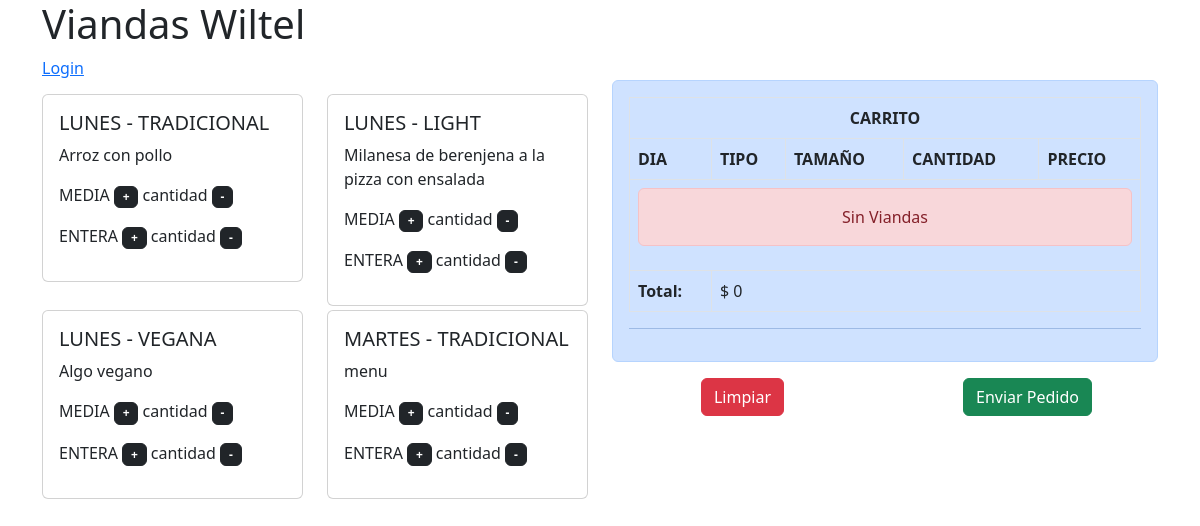
Before: / with the older database file.
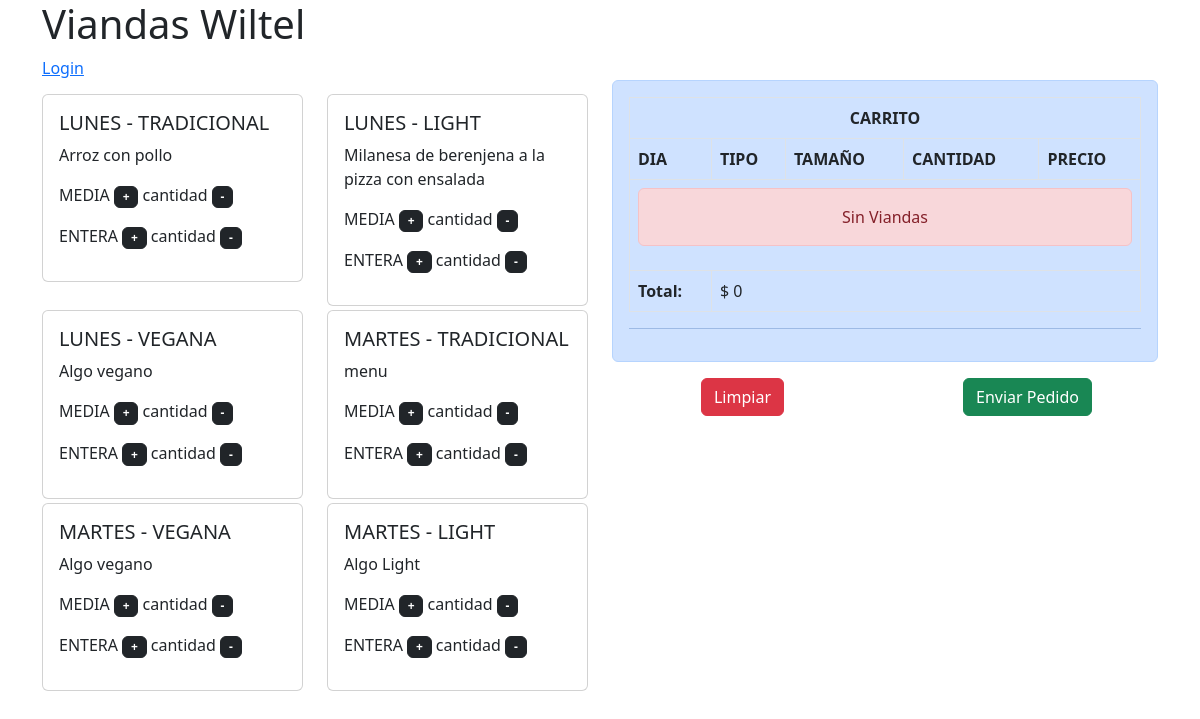
After: the same page with the newer database file.
### Cometela/models.py (models this page shows, shortened)
class Vianda(models.Model):
    DIAS = (
        ('LUNES', 'Lunes'),
        ('MARTES', 'Martes'),
        ('MIERCOLES', 'Miercoles'),
        ('JUEVES', 'Jueves')
    )
    dia = models.CharField(choices= DIAS, null=False, max_length=20)
    fecha = models.DateField(null=True)
    descripcion = models.CharField(max_length=250)
    Estados = (
        ('ACTIVA', 'Activa'),
        ('INACTIVA', 'Inactiva')
    )
    estado = models.CharField(choices= Estados, max_length=20, null = True)
    Tipos = (
        ('TRADICIONAL', 'Tradicional'),
        ('VEGANA', 'Vegana'),
        ('LIGHT', 'Light')
    )
    tipo = models.CharField(choices= Tipos, max_length=20)

class Tamaño(models.Model):
    Tamaños = (
        ('MEDIA', 'Media'),
        ('ENTERA', 'Entera')
    )
    tamaño = models.CharField(choices= Tamaños, max_length=20, null=True)
    precio = models.IntegerField(default=0)

class ViandaTamaño(models.Model):
    vianda = models.ForeignKey(Vianda, on_delete=models.DO_NOTHING)
    tamaño = models.ForeignKey(Tamaño, on_delete=models.DO_NOTHING)

### Cometela/views.py (the view)
# urls.py: path('', tienda, name = "Tienda"),
def tienda(request):
    viandas = Vianda.objects.all()
    tamaños = Tamaño.objects.all()
    viandas_tamaños = ViandaTamaño.objects.all()
    return render(request, "viandas.html", {'viandas': viandas, 'tamaños': tamaños, 'viandas_tamaños': viandas_tamaños})

### Cometela/context_processor.py (called while the page is built)
def total_carrito(request):
    total = 0
    if request.user.is_authenticated:
        if "carrito" in request.session.keys():
            for key, value in request.session["carrito"].items():
                total += int(value["acumulado"])
    return {"total_carrito": total}

### Cometela/templates/viandas.html (shortened to what this page needs)
<!DOCTYPE html>
{% load static %}
<html lang="en">
<head>
    <link rel="stylesheet" href="{% static 'bootstrap/css/bootstrap.min.css' %}">
    <link rel="stylesheet" href="{% static 'css/estilos.css' %}">
</head>
<body>
    <div class="container">
        <div class="row">
            <div class="col-12 align-self-center"><h1>Viandas Wiltel</h1></div>
        </div>
        <div>
            {% if user.is_authenticated %}
            Usuario: {{user.username}}
            <p><a href="{% url 'cerrar_sesion' %}">Cerrar Sesión</a></p>
            {% else %}
            <a href="{% url 'iniciar_sesion' %}">Login</a>
            {% endif %}
        </div>
        <div class="row">
            <div class="col-6">
                <div class="row" style="padding: 10px 0;">
                    <div class="col-12">
                        <div class="row">
                            {% for vianda in viandas %}
                            {% if vianda.estado == 'ACTIVA' %}
                            <div class="col-6">
                                <div class="card mt-1" >
                                    <div class="card-body">
                                        <h5 class="card-title">{{vianda.dia}} - {{vianda.tipo}}</h5>
                                        <p class="card-text">{{vianda.descripcion}}</p>
                                        {% for tamaño in tamaños %}
                                        {% for vianda_tamaño in viandas_tamaños %}
                                        {% if vianda_tamaño.vianda == vianda and vianda_tamaño.tamaño == tamaño %}
                                        <div>
                                            <p>
                                                {{tamaño.tamaño}}
                                                <a href="{% url 'Add' vianda_tamaño.id %}" class="badge btn btn-dark badge-dark">+</a>
                                                cantidad
                                                <a href="{% url 'Sub' vianda_tamaño.id %}" class="badge btn btn-dark badge-dark">-</a>
                                            </p>
                                        </div>
                                        {% endif %}
                                        {% endfor %}
                                        {% endfor %}
                                    </div>
                                </div>
                            </div>
                            {% endif %}
                            {% endfor %}
                        </div>
                    </div>
                </div>
            </div>
            <div class="col-6">
                {% include "carrito.html" %}
            </div>
        </div>
    </div>
</body>
</html>

### Cometela/templates/carrito.html
<div class="alert alert-primary" role="alert">
    <table class="table table-bordered">
        <thead>
            <tr>
                <th scope="row" colspan="5" class="text-center">CARRITO</th>
            </tr>
            <tr>
                <th scope="col">DIA</th>
                <th scope="col">TIPO</th>
                <th scope="col">TAMAÑO</th>
                <th scope="col">CANTIDAD</th>
                <th scope="col">PRECIO</th>
            </tr>
        </thead>
        <tbody>
        {% if request.session.carrito.items %}
        {% for key, value in request.session.carrito.items %}
            <tr>
                <td>{{value.dia}}</td>
                <td>{{value.tipo}}</td>
                <td>{{value.tamaño}}</td>
                <td>{{value.cantidad}}</td>
                <td>{{value.acumulado}}
                    <div>
                        <a href="{% url 'Add' value.vianda_tamaño_id %}" class="badge btn btn-dark badge-dark">+</a>
                        <a href="{% url 'Sub' value.vianda_tamaño_id %}" class="badge btn btn-dark badge-dark">-</a>
                    </div>
                </td>
            </tr>
        {% endfor %}
        {% else %}
            <tr>
                <td colspan="5">
                    <div class="alert alert-danger text-center">Sin Viandas</div>
                </td>
            </tr>
        {% endif %}
            <tr>
                <th scope="row">Total:</th>
                <td colspan="4">$ {{total_carrito}}</td>
            </tr>
        </tbody>
    </table>
    <hr>
</div>
<div class="row text-center">
    <div class="col-6"><a href="{% url 'CLS' %}" class="btn btn-danger">Limpiar</a></div>
    <div class="col-6"><a href="../pedidos" class="btn btn-success">Enviar Pedido</a></div>
</div>

Changed rows visible on the page:
added Vianda: dia "MARTES", tipo "VEGANA", descripcion "Algo vegano"
added ViandaTamaño: {{ tamaño.tamaño }} "MEDIA", shown under Tamaño "MEDIA"
added ViandaTamaño: {{ tamaño.tamaño }} "ENTERA", shown under Tamaño "ENTERA"
added Vianda: dia "MARTES", tipo "LIGHT", descripcion "Algo Light"
added ViandaTamaño: {{ tamaño.tamaño }} "MEDIA", shown under Tamaño "MEDIA"
added ViandaTamaño: {{ tamaño.tamaño }} "ENTERA", shown under Tamaño "ENTERA"
